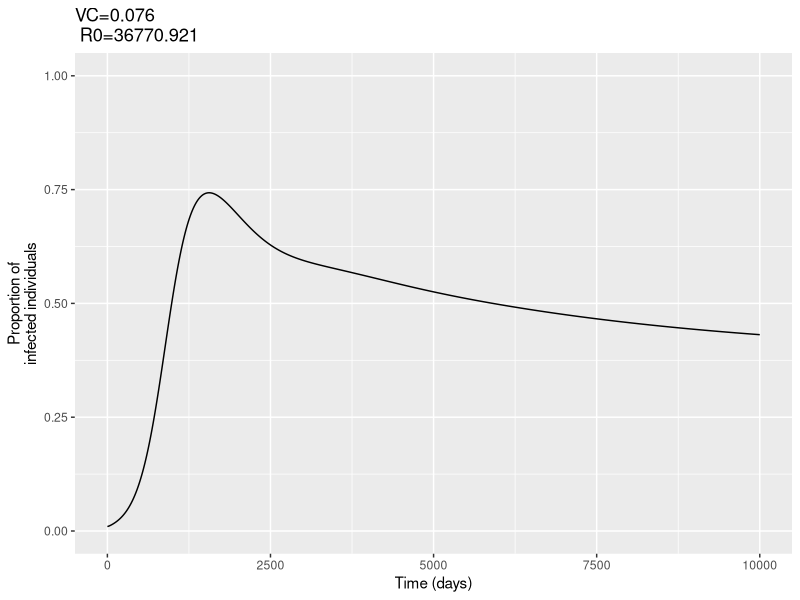

The R source for this figure:
library(deSolve)
library(ggplot2)

m=1.45 # relative density mosquito/human
a=0.5 # biting rate
b=0.097 # probability that a bite successfully infects the human
c=1 # probability that a bite successfully infects the mosquito
g =0.05 #  mortality rate for the mosquito
alpha1=0.002 # rate from I to R (loss of infectivity)
alpha2=0.00019 # rate from R to R2 (develop long term immunity)
r=1/80 # recovery rate in human
delta=1/10000 # mortality rate human
N= 15 #duration of the intrinsic incubation period (in human)
v=10 # duration extrinsic incubation period (in mosquito)
q1=1 # infectivity of I
q2=1 # infectivity of R
q3=0.7 # infectivity of R2

theta_init =c(
  "m"=5,"a"=0.5,"b"=0.097,"g"=0.05,"v"=10, 
                "r1"=0.0023, 'r2'=0.023, "alpha1"=0.002, "alpha2"=0.00019, 
              "N"=15, "delta"=1/10000)

####### 
# WARNING
# This is a simplified version of the Garki model for teaching purposes
# (simplified version in continuous time without delays and without seasonality)
# This is not the full and exact Garki model
Garki<-function(t,x,parms){

  ## state variables
  S = x[1]  #x1
  E = x[2]  #x2
  I = x[3]  #y1
  R = x[4]  #y2
  R2 = x[5] #y3
  S2 = x[6] #x3
  E2 = x[7] #x4
  
  
  ## parameter values
  m = parms["m"]
  a = parms["a"]
  #VC = parms["VC"]
  b = parms["b"]
  g = parms["g"]
  v = parms["v"]
  r1 = parms["r1"]
  r2 = parms["r2"]
  alpha1 = parms["alpha1"]
  alpha2 = parms["alpha2"]
  delta = parms["delta"]
  N = parms["N"]
  beta=1/N
  VC=m*a*a*exp(-g*v)/v

  ##variations
  dS=delta+ R*b*(1-exp(-VC*I))/(exp(b*(1-exp(-VC*I))/r1)-1)-b*(1-exp(-VC*I))*S- delta*S
  dE=b*(1-exp(-VC*I))*S - beta*E - delta*E
  dI=beta*E - alpha1*I - delta*I
  dR=alpha1*I - alpha2*R - R*b*(1-exp(-VC*I))/(exp(b*(1-exp(-VC*I))/r1)-1)-  delta*R
  dR2=alpha2*R + beta*E2 -R2*b*(1-exp(-VC*I))/(exp(b*(1-exp(-VC*I))/r2)-1)- delta*R2
  dS2=R2*b*(1-exp(-VC*I))/(exp(b*(1-exp(-VC*I))/r2)-1)- b*(1-exp(-VC*I))*S2 - delta*S2
  dE2=b*(1-exp(-VC*I))*S2- beta*E2- delta*E2
  res  = c(dS, dE, dI, dR, dR2, dS2, dE2)
  list(res)
}

simulate_Garki=function(parameters){
  
  #parameters
  parms = c(parameters["m"],parameters["a"],
            parameters["b"],#parameters["c"],
            parameters["g"],parameters["v"],
            parameters["r1"],parameters["r2"],
            parameters["alpha1"],parameters["alpha2"],
            parameters["N"],parameters["delta"])
  
  #initial conditions
  init <- c(0.99,0, 0.01, 0, 0, 0, 0)  
  
  #simulation
  temps <- seq(0,10000) 
  solveRM <- lsoda(y =init, times=temps, func = Garki, 
                   parms = parms)
  solutionRM=as.data.frame(solveRM)
  names(solutionRM)=c("time","S", "E", "I", "R", "R2", "S2", "E2")
  
  solutionRM$obs_I=solutionRM$I+solutionRM$R+solutionRM$R2* parameters["q3"]
  solutionRM$positive=solutionRM$I+solutionRM$R+solutionRM$R2
  return(solutionRM)
}


simul=simulate_Garki(parameters = theta_init)

VC=theta_init["m"]*theta_init["a"]*theta_init["a"]*exp(-theta_init["g"]*theta_init["v"])/theta_init["v"]
R0=VC*theta_init["b"]/(theta_init["alpha1"]*theta_init["delta"])
ggplot(simul)+
  geom_line(aes(x=time, y=positive))+ ylim(0,1)+
  labs(y="Proportion of\ninfected individuals", x="Time (days)")+
  ggtitle(paste0("VC=",round(VC, 3), "\n R0=", round(R0, 3)))
